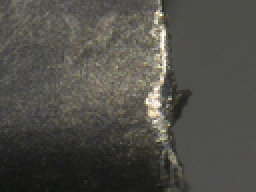
%> input picture fakepic/time3.png, 128 x 96 px, shrunk from 598 x 449 before the run (shown 2 times larger)
$ octave meanshift.m   (GNU Octave 9; MATLAB toolbox functions it lacks are replaced by stand-ins)
%> lines starting %> are read from the running program, lines starting %| are printed output that depends on the picture
close all;
clc;

r=2;        %滤波半径
img=imread('time3.png');
%> img is the input picture: size 96x128x3 uint8; mean R, G, B 79.7, 78.3, 72.6
imshow(img);
img=rgb2gray(img);
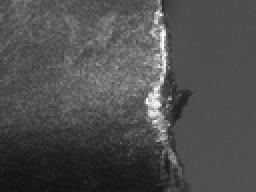
%> img: size 96x128 uint8 (shown 2 times larger); min 17, max 254, mean 78.1
img=double(img);
%> img: size 96x128 double
[m,n]=size(img);
%> m = 96; n = 128

imgn=zeros(m+2*r+1,n+2*r+1);


imgn(r+1:m+r,r+1:n+r)=img;
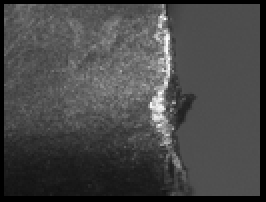
%> imgn: size 101x133 double (shown 2 times larger); min 0, max 254, mean 71.4
imgn(1:r,r+1:n+r)=img(1:r,1:n);
imgn(1:m+r,n+r+1:n+2*r+1)=imgn(1:m+r,n:n+r);
imgn(m+r+1:m+2*r+1,r+1:n+2*r+1)=imgn(m:m+r,r+1:n+2*r+1);
imgn(1:m+2*r+1,1:r)=imgn(1:m+2*r+1,r+1:2*r);
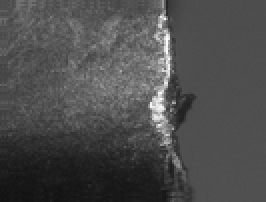
%> imgn: size 101x133 double (shown 2 times larger); min 17, max 254, mean 76.9

%imshow(mat2gray(imgn))

tic

for i=1+r:m+r
    for j=1+r:n+r
        ser=imgn(i-r:i+r,j-r:j+r);
        ser=reshape(ser,[1 (2*r+1)^2]);         %将二维模板变为一维
        imgn(i,j)=mean_shift(ser,2*r^2+2*r+1);   %取模板最中间的那个值作为迭代初值

    end
end
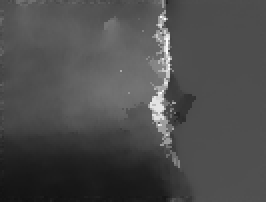
%> imgn: size 101x133 double (shown 2 times larger); min 17, max 253.3, mean 76.6
toc

figure;
imgn=imgn(r+1:m+r,r+1:n+r);
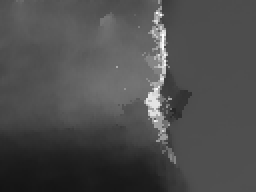
%> imgn: size 96x128 double (shown 2 times larger); min 20.5, max 253.3, mean 77.7
imshow(mat2gray(imgn));


% [5 lines of commented-out code are left out]
